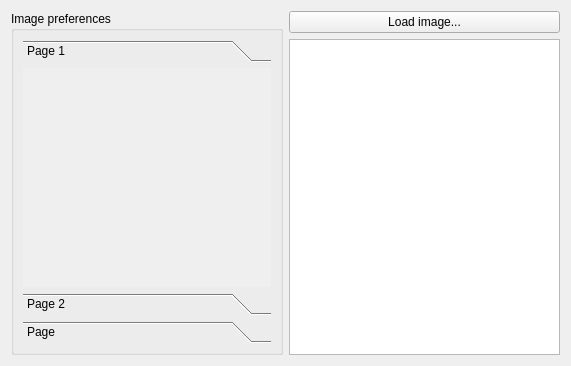
<?xml version="1.0" encoding="UTF-8"?>
<ui version="4.0">
 <class>ImageEditor</class>
 <widget class="QWidget" name="ImageEditor">
  <property name="geometry">
   <rect>
    <x>0</x>
    <y>0</y>
    <width>571</width>
    <height>366</height>
   </rect>
  </property>
  <property name="windowTitle">
   <string>ImageEditor</string>
  </property>
  <layout class="QGridLayout" name="gridLayout">
   <item row="0" column="1">
    <widget class="QPushButton" name="pushButton">
     <property name="text">
      <string>Load image...</string>
     </property>
    </widget>
   </item>
   <item row="1" column="1">
    <widget class="QGraphicsView" name="graphicsView"/>
   </item>
   <item row="0" column="0" rowspan="2">
    <widget class="QGroupBox" name="groupBox">
     <property name="title">
      <string>Image preferences</string>
     </property>
     <layout class="QVBoxLayout" name="verticalLayout">
      <item>
       <widget class="QToolBox" name="toolBox">
        <property name="currentIndex">
         <number>0</number>
        </property>
        <widget class="QWidget" name="page">
         <property name="geometry">
          <rect>
           <x>0</x>
           <y>0</y>
           <width>250</width>
           <height>211</height>
          </rect>
         </property>
         <attribute name="label">
          <string>Page 1</string>
         </attribute>
        </widget>
        <widget class="QWidget" name="page_2">
         <property name="geometry">
          <rect>
           <x>0</x>
           <y>0</y>
           <width>250</width>
           <height>211</height>
          </rect>
         </property>
         <attribute name="label">
          <string>Page 2</string>
         </attribute>
        </widget>
        <widget class="QWidget" name="page_3">
         <attribute name="label">
          <string>Page</string>
         </attribute>
        </widget>
       </widget>
      </item>
     </layout>
    </widget>
   </item>
  </layout>
 </widget>
 <resources/>
 <connections/>
</ui>
